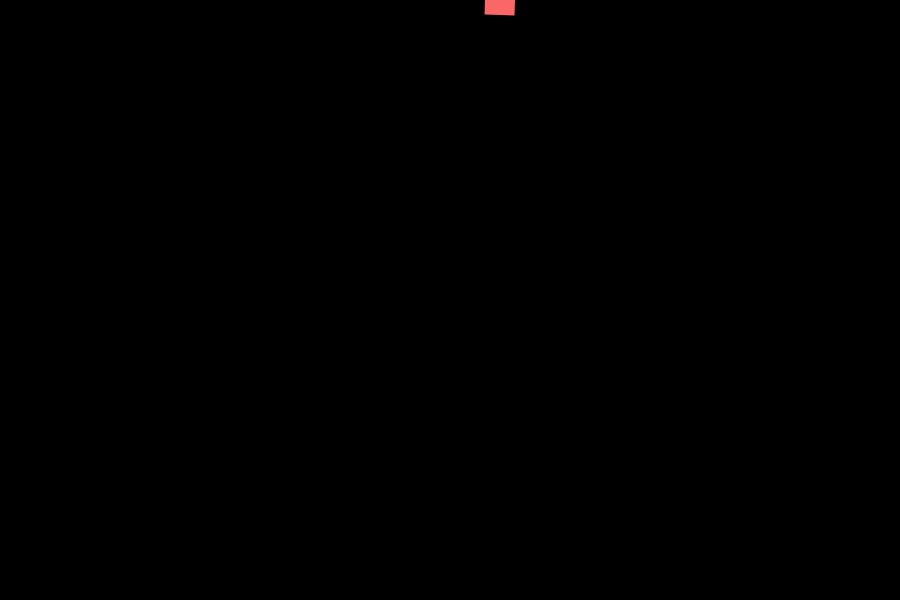
Frame 1 (no input)
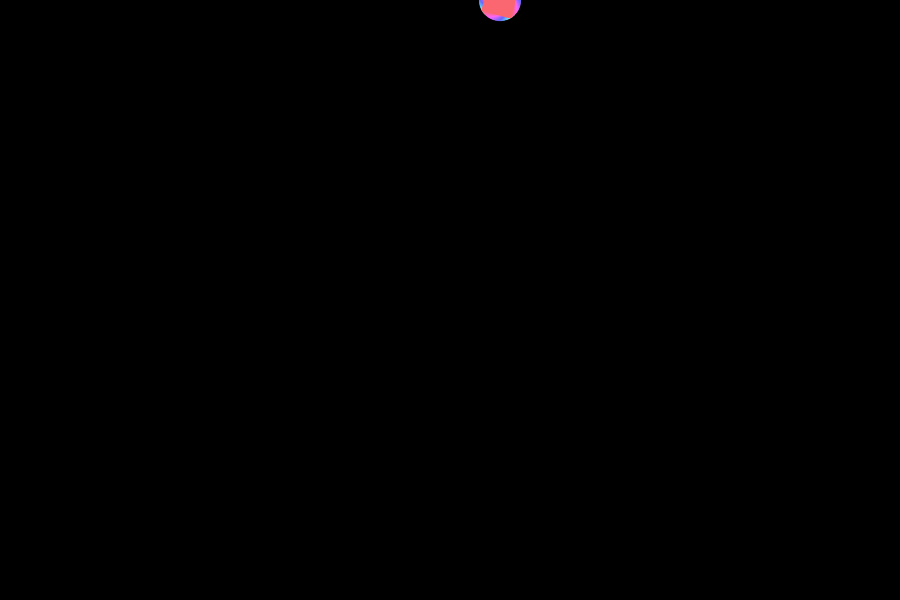
Frame 60 (no input)
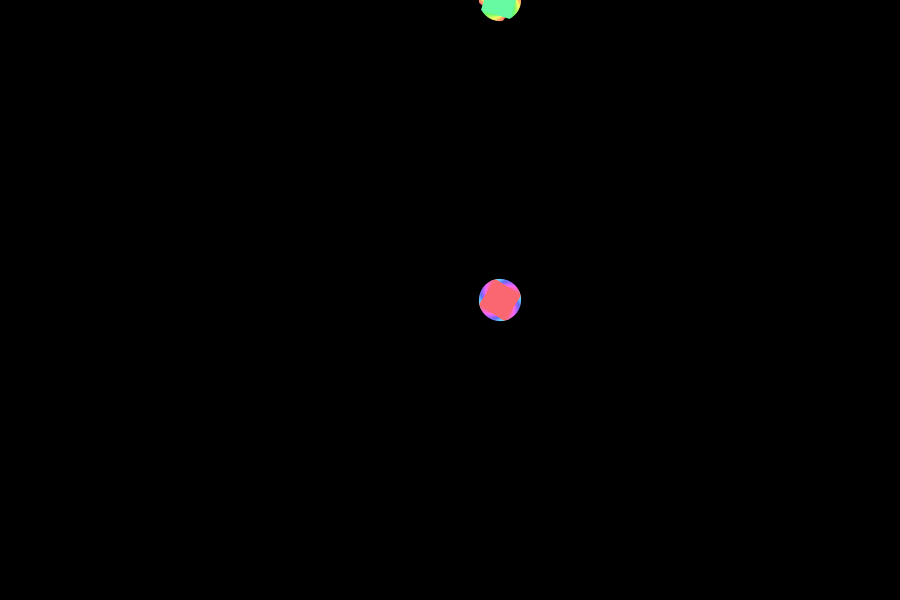
Frame 120 (the mouse pressed at the canvas centre since frame 60)

The p5.js sketch that drew these frames (run headless with seeded random() and noise() and a simulated clock; from frame 60 on, the mouse is pressed at the canvas centre):

// p5.js sketch
// ── sketch.js
var numOfParticles = 100;
var pc;

function setup() {
  createCanvas(900, 600);
  colorMode (HSB, 255);
  rectMode(CENTER);
  noStroke();

  pc = new ParticleController();
  pc.setup(numOfParticles);
}


function draw() {
  background(0);
  pc.update(500,mouseY);
  pc.draw();
}

// ── particle.js
function Particle(x,y, size) {
  this.x = x;
  this.y = y;
  this.size = size;

  this.update = function (x,y) {
    this.x = x;
    this.y = y;
  }

  this.draw = function (index) {
    push();
    translate (this.x, this.y);
    rotate (Math.PI/100 * index);
    rect (0,0,this.size, this.size);
    pop();
  };
}

// ── particleController.js

function ParticleController() {
  this.particles = [];
  this.currentParticleIndex = 0;

  this.setup = function (numOfParticles){
     for (var i = 0; i< numOfParticles; i++){
     this.particles[i] = new Particle(-100,-100,30);
   }
  };

  this.update = function (x,y) {
    this.currentParticleIndex++;
    this.currentParticleIndex = this.currentParticleIndex % this.particles.length;
    this.particles[this.currentParticleIndex].update(x,y);
  };

  this.draw = function () {
    var numOfParticles = this.particles.length;
    for ( var i =0; i<this.particles.length; i++){
      fill(i/numOfParticles*255, 150, 250);
      //modulo
      var index = (this.currentParticleIndex + i) % numOfParticles;
      this.particles[index].draw(index);

    }
  }

}
